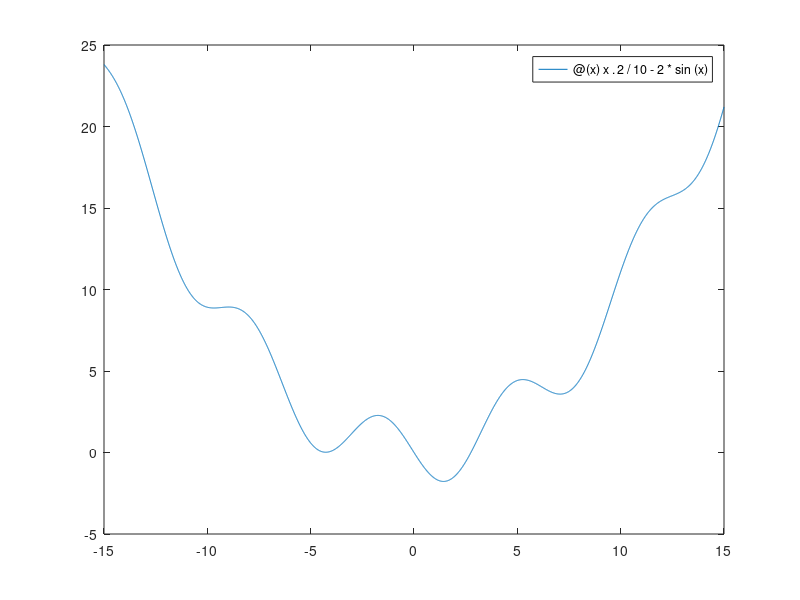

Here is the MATLAB script that generated this plot: (Note: this script raises an error after producing the figure.)
%--------------------------------------------------------------------------------
% auther:Zhu Binglong
% Date:2022-5-11 15:58:09
% Function: Successive Parabolic Interpolation + Axesion transformation
% Reference: https://mathsfromnothing.cf/successive-parabolic-interpolation/?i=1
%--------------------------------------------------------------------------------
clear all;
clc;
close all;
format long;

figure(1)

% anonymous function
% [x,y]=fminbnd(@(x)x.^3-13*x.^2+20*x+100,-5,20)
% [x,y]=fminbnd(@(x)x.^2/10-2*sin(x),-3,5)

%% function 1
%  f=@(x)x.^3-13*x.^2+20*x+100;% best_position= 7.813437226365976,best_fitness= -60.369882183024487
% fplot(f,[-5 20]);hold on;
% [x,fo]=successiveparabolicinterpolation(f,12);

%% function 2 :https://github.com/gopherclass/successive-parabolic-interpolation
f=@(x)x.^2/10-2*sin(x);%best_position= 1.427551777634208 ,best_fitness=-1.775725653147415,
fplot(f,[-15 15]);hold on;
[x,fo]=successiveparabolicinterpolation(f,3);
saveas( 1, 'Result.jpg')

figure(2)
plot(1:1:numel(fo),fo,'*')
saveas( 2, 'FimWithIter.jpg')

disp(['best_position:' num2str(x(end),'% 20.16g') ',best_fitness:' num2str(fo(end),'% 20.16g')] );
% x(end)
% fo(end)
%% sub function
function [x,fo]=successiveparabolicinterpolation(f,x)
% https://mathsfromnothing.cf/successive-parabolic-interpolation/?i=1
%Example input to the Successive parabolic interpolation optimization method
%[x,fc,normc]=successiveparabolicinterpolation(f,x)
%f=@(x)x.^3-13*x.^2+20*x+100;
%x=12000000;
%
%Input
%f is a function handle of the function to be minimized
%x is the current position
%
%Output
%x is the new location
%fc is the function evaluated at the new location

xtol=1e-10;
ytol=1e-8;
delt=1;% trust domain radius
beta=1;% Maximum axial transformation radius
xc=[x-delt x x+delt];% trust domain
fc=f(xc);% solve Error value
plot(xc,fc,'o','markerfacecolor','w');% plot the first point
for k=1:20
    k % let's see if  k is properly
    %     if(xc(1)==xc(2) || xc(1)==xc(3) || xc(2)==xc(3))
    %         break;
    %     end
    xnew=(fc(1)*(xc(2)^2-xc(3)^2)-fc(2)*(xc(1)^2-xc(3)^2)+fc(3)*(xc(1)^2-xc(2)^2))/(2*(fc(1)*(xc(2)-xc(3))-fc(2)*(xc(1)-xc(3))+fc(3)*(xc(1)-xc(2))));
    if isnan(xnew)||isinf(xnew)
        xnew=xc(1);
    end
    ynew=f(xnew);
    plot(xnew,ynew,'o','markerfacecolor','w');hold on;%plot the vertex of the parabola
    if any(abs(xnew-xc)<xtol)||all(abs(ynew-fc)<ytol)
        break;% terminal condition
    end
    if ynew<=min(fc)% if the  fmin value gets smaller
        [maxfc,maxfcI]=sort(fc);% ascending order;
        xc(maxfcI(end))=xnew;
        fc(maxfcI(end))=ynew;% the biggest is instead
        xbest=xnew;
        ybest=ynew;
    else%如果找到的是最大值xnew
        
        %         %用新找的误差最大的和已有误差最小的点进行状态转移 不好，会有反复
        %         [maxfc,maxfcI]=sort(fc);
        %         xk=xc(maxfcI(1));%误差最小的x
        %         xkm1=xnew;%x(k-1) %误差最大的x
        
        %用已有的三个点中误差最大的和误差最小的进行转移操作
        [maxfc,maxfcI]=sort(fc);
        xk=xc(maxfcI(1));%已有的误差最小的x
        xkm1=xc(maxfcI(end));%x(k-1) %误差最大的x
        xkp1=xk+beta*rand*(xk-xkm1)/norm(xk-xkm1);%x(k+1) 转移算子
        
        xnew=xkp1;%找到的应该是更好的解
        ynew=f(xnew);
        
        
        if ynew<=min(fc)
            plot(xnew,ynew,'o','markerfacecolor','w');hold on;
            %             drawarrow([xkm1, xnew], [fc(maxfcI(end)), ynew])
            drawarrow([xkm1, fc(maxfcI(end))], [xnew, ynew])
            %             PlotLineArrow(gca, [xkm1, xnew], [fc(maxfcI(end)), ynew],'b', 'r');
            
            [maxfc,maxfcI]=sort(fc);%升序
            xc(maxfcI(end))=xnew;
            fc(maxfcI(end))=ynew;% the biggest is instead
            xbest=xnew;
            ybest=ynew;
        end
        
    end
    %     [xc,xcI]=sort(xc);
    %     fc=fc(xcI);
    plot(xc,fc,'o','markerfacecolor','w');hold on;
    [a,b,c]=parabola(xc,fc);%当前抛物线绘图
    x(k)=xbest;
    fo(k)=ybest;
end

plot(xbest(end),ybest(end),'*');hold on;% the best point with minimum f

end

% 绘制抛物线，并给出系数a b c
function [a,b,c]=parabola(xc,fc)
x1=xc(1);x2=xc(2);x3=xc(3);
y1=fc(1);y2=fc(2);y3=fc(3);
% x1=p1(1);y1=p1(2);
% x2=p2(1);y2=p2(2);
% x3=p3(1);y3=p3(2);
if x1~=x2 && x2~=x3 && x1~=x3
    a=-((-x2* y1+x3 *y1+x1* y2-x3* y2-x1* y3+x2* y3)/((-x1+x2) *(x2-x3) *(-x1+x3)));
    b=-((x2^2 *y1 - x3^2 *y1 - x1^2 *y2 + x3^2 *y2 + x1^2 *y3 - x2^2 *y3)/((x1 - x2) *(x1 - x3) *(x2 - x3)));
    c=-((-x2^2 *x3 *y1+x2 *x3^2 *y1+x1^2 *x3 *y2-x1 *x3^2 *y2-x1^2 *x2 *y3+x1 *x2^2 *y3)/((x1-x2)* (x1-x3) *(x2-x3)));
else
    a=0;b=0;c=0;
end

% P=[a,b,c];
% x=min(px):0.1:max(px);
px=xc;
x=linspace(min(px)-(max(px)-min(px))/0.5,max(px)+(max(px)-min(px))/0.5);
y=a*x.^2+b*x+c;
plot(x,y,'--');
hold on;
end

function drawarrow(x,y,lineType,ax)
switch nargin
    case 2
        lineType='arrow';
        ax=gca;
    case 3
        ax=gca;
end
% 调整坐标大小以适应箭头长度
xlim=ax.XLim;
ylim=ax.YLim;
xlimmin=xlim(1);xlimmax=xlim(2);
ylimmin=ylim(1);ylimmax=ylim(2);
if xlimmin>min(x(1),y(1)), xlimmin=min(x(1),y(1));end
if xlimmax<max(x(1),y(1)), xlimmax=max(x(1),y(1));end
if ylimmin>min(x(2),y(2)), ylimmin=min(x(2),y(2));end
if ylimmax<max(x(2),y(2)), ylimmax=max(x(2),y(2));end
ax.XLim = [xlimmin,xlimmax];
ax.YLim = [ylimmin,ylimmax];
xlim=ax.XLim;
ylim=ax.YLim;
pos=ax.Position;
x_ratio = pos(3)/(xlim(2)-xlim(1));
y_ratio = pos(4)/(ylim(2)-ylim(1)); % 缩放比例
orig_pos=[-xlim(1)*x_ratio+pos(1),-ylim(1)*y_ratio+pos(2)]; % figure坐标系中的原点坐标
x=x.*[x_ratio,y_ratio];y=y.*[x_ratio,y_ratio];
x=x+orig_pos;y=y+orig_pos;
% annotation(lineType,[x(1),y(1)],[x(2),y(2)])
ar=annotation(lineType,[x(1),y(1)],[x(2),y(2)]);
ar.Color='Red';
ar.LineStyle='--';
ar.LineWidth=1;
end
% ————————————————
% 版权声明：本文为CSDN博主「qq_41093957」的原创文章，遵循CC 4.0 BY-SA版权协议，转载请附上原文出处链接及本声明。
% 原文链接：https://blog.csdn.net/qq_41093957/article/details/115256114